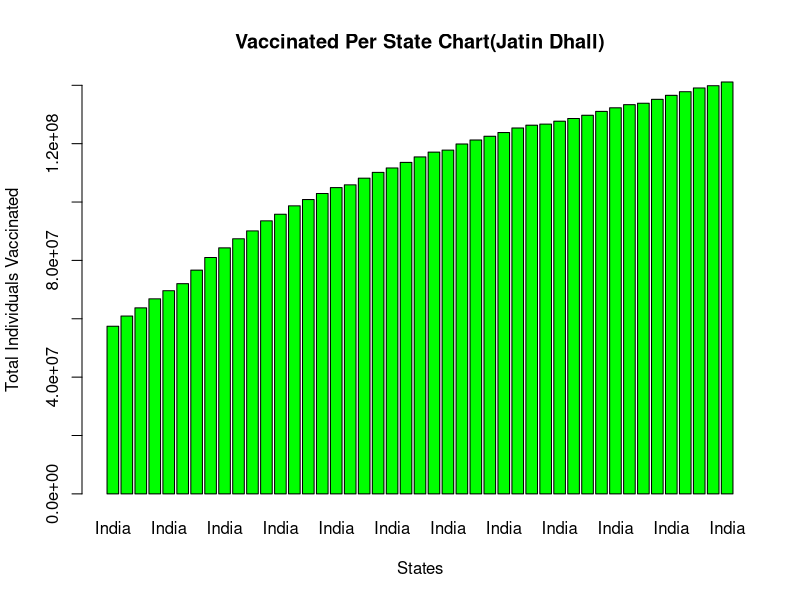
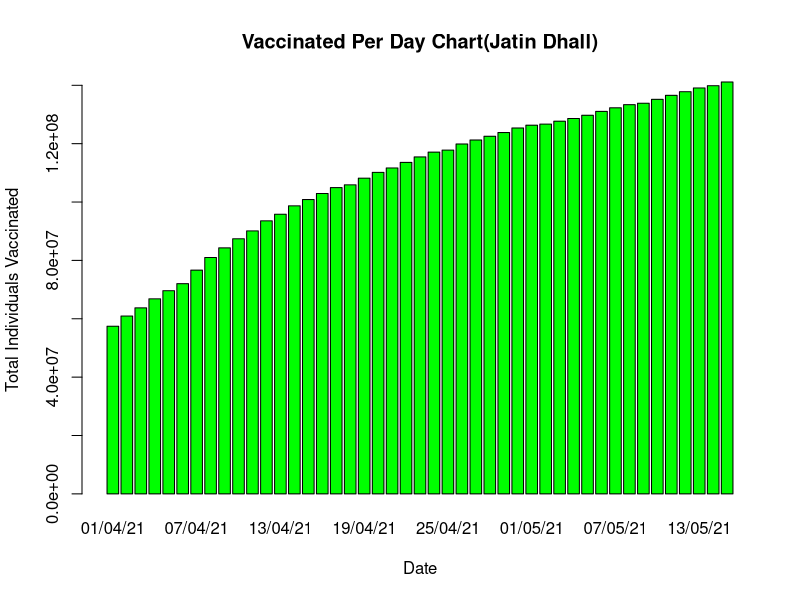
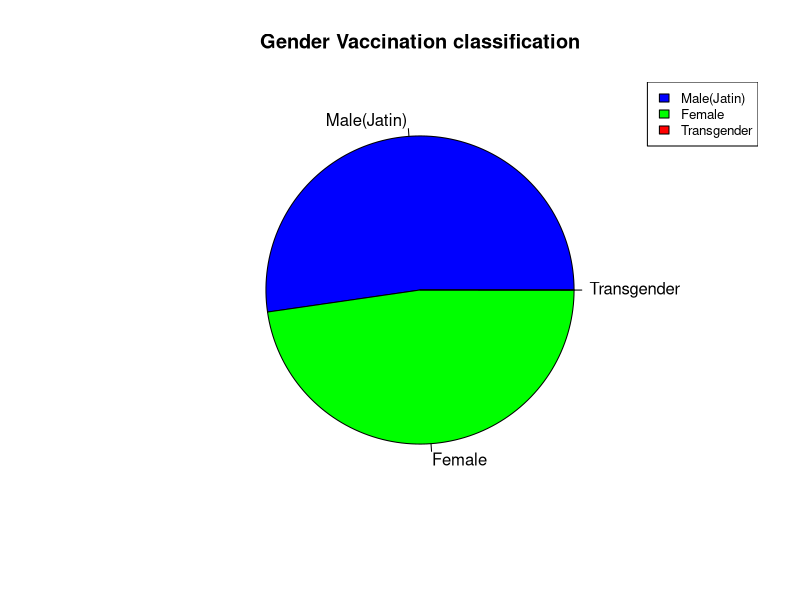
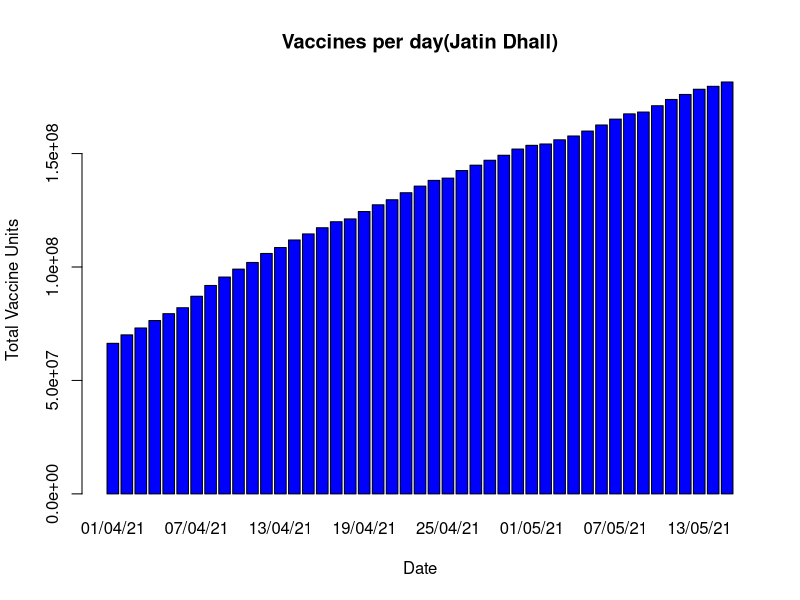
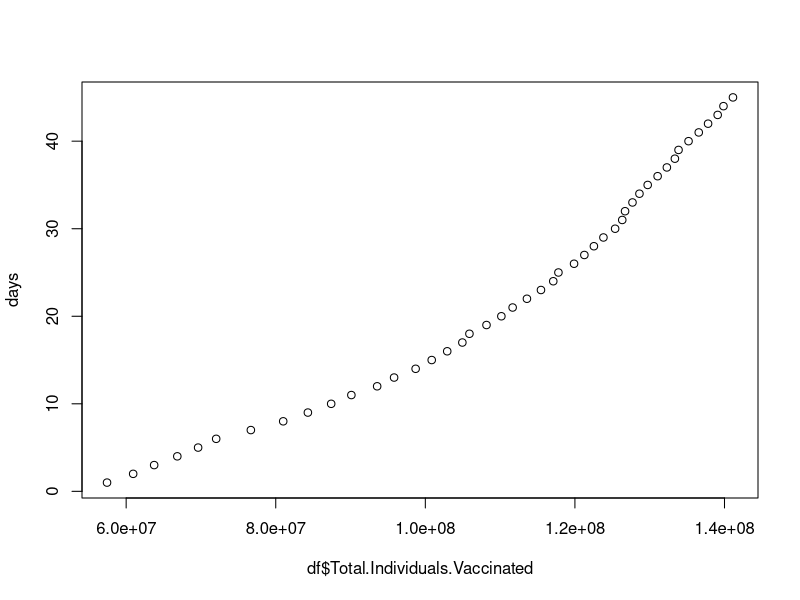

These figures' R source, in order:
df <- read.csv(file = "covid_vaccine_statewise.csv",sep = ",")
#head(df)
colnames(df)
nameofvaccines <- c("Covaxin","CoviShield","Total Doses")#Will be in the legend

#Bar plot to display the no. of people vaccinated per state
barplot(df$Total.Individuals.Vaccinated,names.arg = df$State,xlab = "States",ylab = "Total Individuals Vaccinated",col = "green",main = "Vaccinated Per State Chart(Jatin Dhall)")

#Bar plot to display the no. of people vaccinated per day
barplot(df$Total.Individuals.Vaccinated,names.arg = df$Date,xlab = "Date",ylab = "Total Individuals Vaccinated",col = "green",main = "Vaccinated Per Day Chart(Jatin Dhall)")

#Getting the total no. of males, females and transgenders
male <- sum(df$Male)
female <- sum(df$Female)
transgender <- sum(df$Transgender)
transgender

#Creating a pie chart to show how many male, female and transgenders are vaccinated
x <- c(male,female,transgender)
label <- c('Male(Jatin)','Female','Transgender')
colors <- c('blue','green','red')
pie(x, labels = label, main = "Gender Vaccination classification",col = colors) 
legend("topright", label, cex = 0.8, fill = colors)

#DERIVED DATA(Total Vaccine Units Used per day)
df$Total_VaccineUnits <- df$Total.Covaxin + df$Total.CoviShield
head(df)
barplot(df$Total_VaccineUnits,names.arg = df$Date,xlab = "Date",ylab = "Total Vaccine Units",col = "blue",main = "Vaccines per day(Jatin Dhall)")

#No. of rows in the dataset = no. of days 
no_day <- nrow(df)
days <- c()
for (val in 1: no_day)
{
  days <- append(days,val)
}
#Displaying the correlation of between days and total individual vaccinated
print("Correlation between days and no. of individuals vaccinated is : (Jatin Dhall)")
cor(df$Total.Individuals.Vaccinated,days,use = "complete.obs")


#Regression on these variables :-
plot(df$Total.Individuals.Vaccinated,days)
lm(df$Total.Individuals.Vaccinated~days,data = df)
abline(lm(df$Total.Individuals.Vaccinated~days,data = df))
